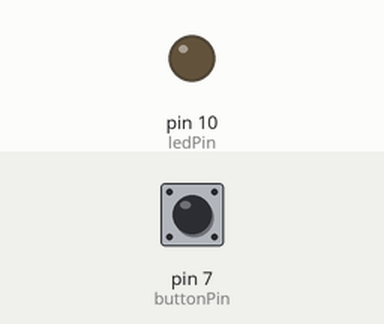
Recording of a sketch running on a simulated Arduino Uno, built with avr-gcc and run on an emulated ATmega328P. On the bench: output pins drawn as LEDs (lit = HIGH). The test bench sets the inputs (shaded band); at power-on: pin 7 (buttonPin) LOW.

Above: at 1.2 s.
1.3 s: pin 7 (buttonPin) pulled HIGH for 3.2 s
At 5.2 s:
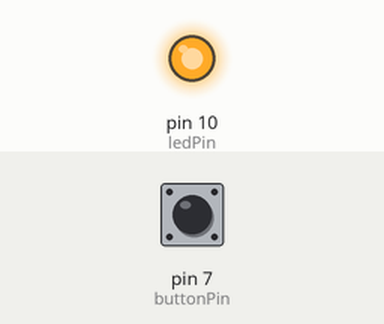
6.0 s: pin 7 (buttonPin) pulled HIGH for 0.15 s
At 6.5 s:
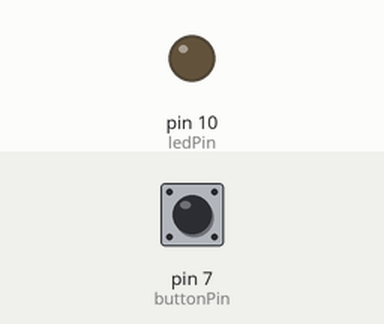
Timing chart, 0 to 9.0 s (numbered marks = the images above; inputs shaded):
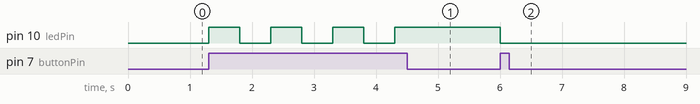

Measured:
- after the input at 1.3 s, pin 10 (ledPin): alternates HIGH for 0.50 s and LOW for 0.50 s, 7 changes in all, then stays HIGH, starting at once
- after the input at 6.0 s, pin 10 (ledPin): HIGH → LOW at once

The sketch:

circuito_11.ino
```cpp
// C++ code
//

int buttonPin = 7;     // Define o pino onde o botão está conectado
int ledPin = 10;       // Define o pino onde o LED está conectado
bool estadoLed = false; // Guarda o estado atual do LED (false = off / true = on)

void setup() {
  pinMode(ledPin, OUTPUT);       // Configura o pino do LED como saída
  pinMode(buttonPin, INPUT);     // Configura o pino do botão como entrada
}

void loop() {
  // Inverte o estado do LED: se estava desligado, liga; se estava ligado, desliga
  if (digitalRead(buttonPin) == HIGH) {
    estadoLed = !estadoLed;
    digitalWrite(ledPin, estadoLed); // Envia o estado para o LED: true = HIGH = acende, false = LOW = apaga
    delay(500);                      // Aguarda 0,5 segundos para evitar múltiplas leituras do mesmo clique
  }
}
```
